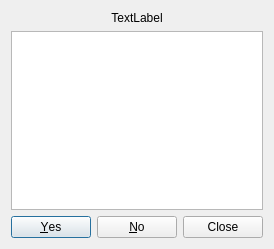
<?xml version="1.0" encoding="UTF-8"?>
<ui version="4.0">
 <class>ArduinoControl</class>
 <widget class="QDialog" name="ArduinoControl">
  <property name="geometry">
   <rect>
    <x>0</x>
    <y>0</y>
    <width>236</width>
    <height>249</height>
   </rect>
  </property>
  <property name="windowTitle">
   <string>ArduinoControl</string>
  </property>
  <layout class="QGridLayout" name="gridLayout">
   <item row="0" column="0">
    <widget class="QLabel" name="led">
     <property name="text">
      <string>TextLabel</string>
     </property>
     <property name="alignment">
      <set>Qt::AlignCenter</set>
     </property>
    </widget>
   </item>
   <item row="2" column="0">
    <widget class="QDialogButtonBox" name="control">
     <property name="standardButtons">
      <set>QDialogButtonBox::Close|QDialogButtonBox::No|QDialogButtonBox::Yes</set>
     </property>
     <property name="centerButtons">
      <bool>true</bool>
     </property>
    </widget>
   </item>
   <item row="1" column="0">
    <widget class="QTextBrowser" name="deviceinfo"/>
   </item>
  </layout>
 </widget>
 <layoutdefault spacing="6" margin="11"/>
 <resources/>
 <connections/>
</ui>
